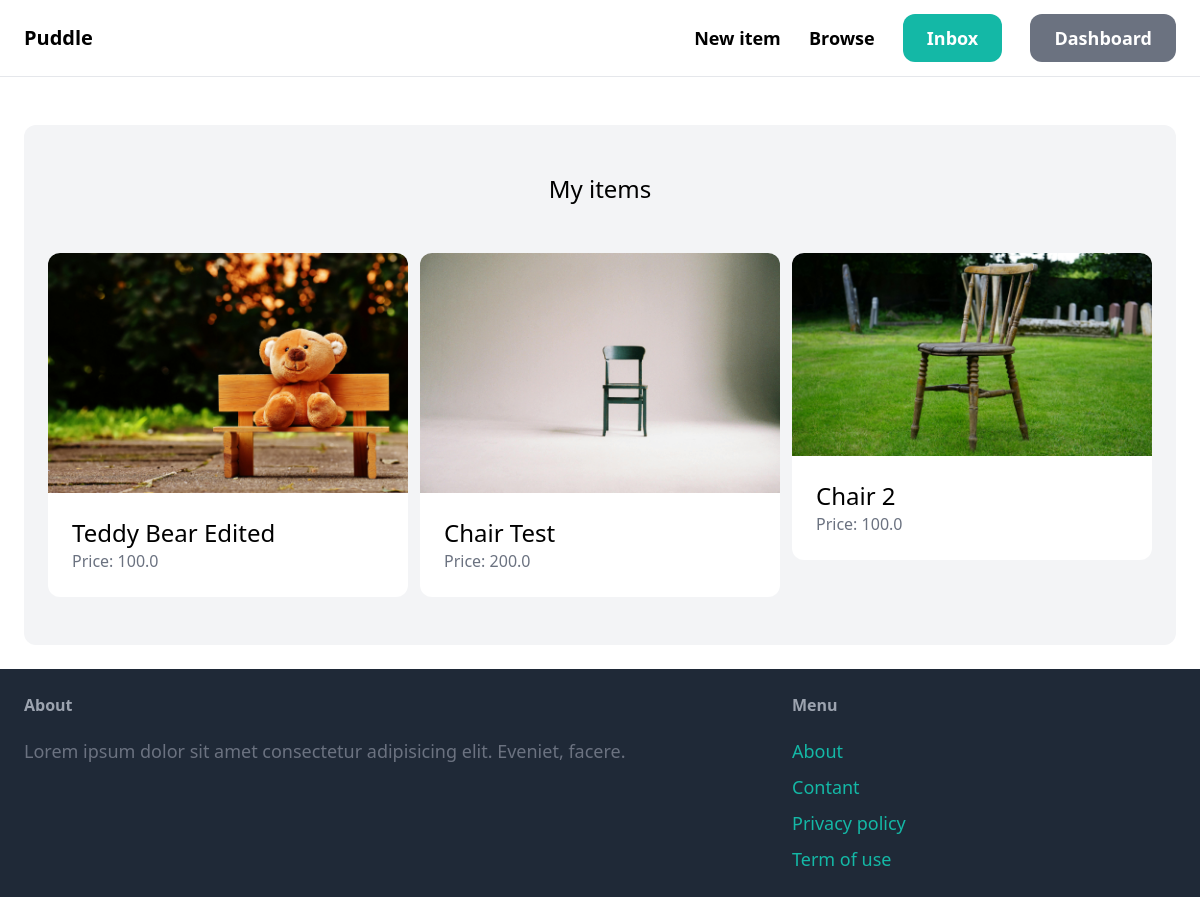
The page /dashboard/ (signed in) on the database its author committed.
### item/models.py (models this page shows, shortened)
class Item(models.Model):
    category = models.ForeignKey(Category, related_name='items', on_delete=models.CASCADE)
    name = models.CharField(max_length=255)
    description = models.TextField(blank=True, null=True)
    price = models.FloatField()
    image = models.ImageField(upload_to='item_images', blank=True, null=True)
    is_sold = models.BooleanField(default=False)
    created_by = models.ForeignKey(User, related_name='items', on_delete=models.CASCADE)
    created_at = models.DateTimeField(auto_now_add=True)

### dashboard/views.py (the view)
# urls.py: path('', views.index, name='index'),
@login_required
def index(request):
    items = Item.objects.filter(created_by=request.user)
    return render(request, 'dashboard/index.html', {
        'items': items,
    })

### dashboard/templates/dashboard/index.html (shortened to what this page needs)
{% extends 'core/base.html' %}
{% block content %}
    <div class="mt-6 px-6 py-12 bg-gray-100 rounded-xl">
        <h2 class="mb-12 text-2xl text-center">My items</h2>
        <div class="grid grid-cols-3 gap-3">
            {% for item in items %}
            <div>
                <a href="{% url 'item:detail' item.id %}">
                    <div>
                        <img src="{{ item.image.url }}" class="rounded-t-xl">
                    </div>
                    <div class="p-6 bg-white rounded-b-xl">
                        <h2 class="text-2xl">{{ item.name }}</h2>
                        <p class="text-gray-500">Price: {{ item.price }}</p>
                    </div>
                </a>
            </div>
            {% endfor %}
        </div>
    </div>
{% endblock %}

### core/templates/core/base.html (shortened to what this page needs)
<!DOCTYPE html>
<html lang="en">
<head>
    <script src="https://cdn.tailwindcss.com"></script>
</head>
<body>
    <nav class="py-6 px-6 flex justify-between items-center border-b border-gray-200">
        <a href="" class="text-xl font-semibold">Puddle</a>
        <div class="space-x-6">
            <a href="{% url 'item:new' %}" class="text-lg font-semibold hover:text-gray-500">New item</a>
            <a href="{% url 'item:items' %}" class="text-lg font-semibold hover:text-gray-500">Browse</a>
            {% if request.user.is_authenticated %}
            <a href="{% url 'conversation:inbox' %}" class="px-6 py-3 text-lg font-semibold bg-teal-500 text-white rounded-xl hover:bg-teal-700">Inbox</a>
            <a href="{% url 'dashboard:index' %}" class="px-6 py-3 text-lg font-semibold bg-gray-500 text-white rounded-xl hover:bg-gray-700">Dashboard</a>
            {% else %}
                <a href="{% url 'core:signup' %}" class="px-6 py-3 text-lg font-semibold bg-teal-500 text-white rounded-xl hover:bg-teal-700">Sign up</a>
                <a href="{% url 'core:login' %}" class="px-6 py-3 text-lg font-semibold bg-gray-500 text-white rounded-xl hover:bg-gray-700">Log in</a>
            {% endif %}
        </div>
    </nav>
    <div class="px-6 py-6">
        {% block content %}
        {% endblock %}
    </div>
    <footer class="py-6 px-6 flex justify-between bg-gray-800">
        <div class="w-2/3 pr-10">
            <h3 class="mb-5 font-semibold text-gray-400">About</h3>
            <p class="text-lg text-gray-500">Lorem ipsum dolor sit amet consectetur adipisicing elit. Eveniet, facere.</p>
        </div>
        <div class="w-1/3">
            <h3 class="mb-5 font-semibold text-gray-400">Menu</h3>
            <ul class="space-y-2">
                <li><a href="#" class="text-lg text-teal-500 hover:text-teal-700">About</a></li>
                <li><a href="{% url 'core:contact' %}" class="text-lg text-teal-500 hover:text-teal-700">Contant</a></li>
                <li><a href="#" class="text-lg text-teal-500 hover:text-teal-700">Privacy policy</a></li>
                <li><a href="#" class="text-lg text-teal-500 hover:text-teal-700">Term of use</a></li>
            </ul>
        </div>
    </footer>
</body>
</html>

### rows shown on the page
Item: image (picture), name "Teddy Bear Edited", price "100.0"
Item: image (picture), name "Chair Test", price "200.0"
Item: image (picture), name "Chair 2", price "100.0"
